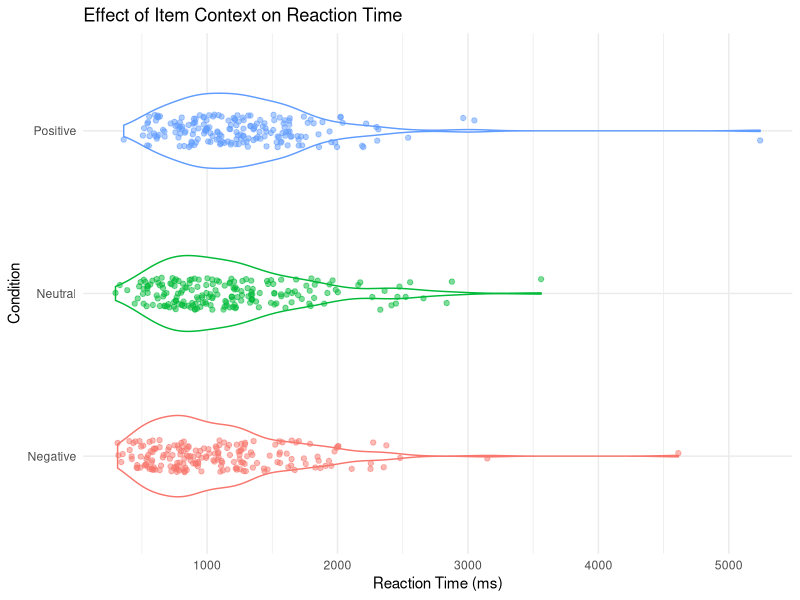

This figure's R source:
library(tidyverse)

q1_data_raw <- read_csv("assignment1_data1.csv")

head(q1_data_raw)

q1_data <- q1_data_raw %>% 
  mutate(subj = factor(subj),
         item = factor(item),
         condition = factor(condition)) %>% 
  rename(RT = DV)

head(q1_data)

(q1_data_plot <- q1_data %>% 
    ggplot(aes(x = condition, y = RT, colour = condition)) +
    geom_violin(width = 0.5) +
    geom_point(alpha = 0.5, position = position_jitter(width = 0.1, seed = 42)) +
    guides(colour = FALSE) +
    theme_minimal() +
    stat_summary(fun.data = 'mean_cl_boot', colour = 'black') +
    labs(x = "Condition",
         y = "Reaction Time (ms)",
         title = "Effect of Item Context on Reaction Time") +
    coord_flip()
)
